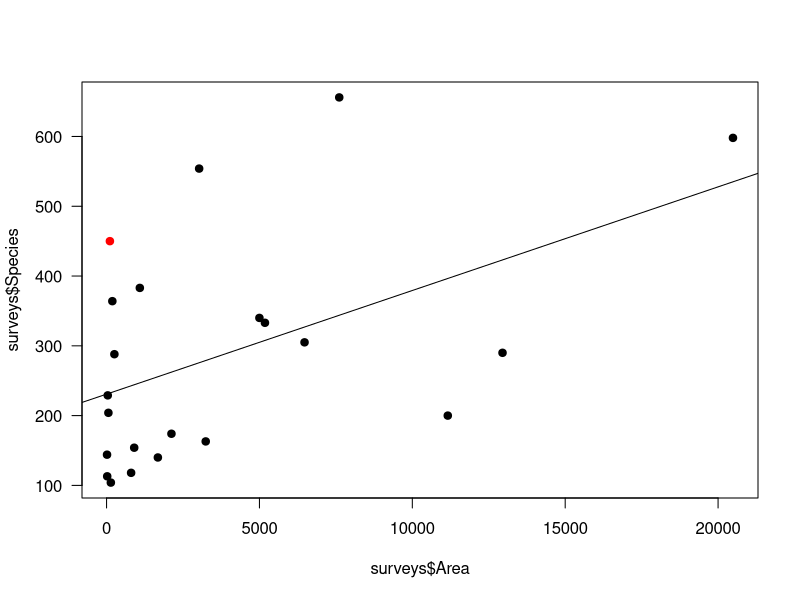
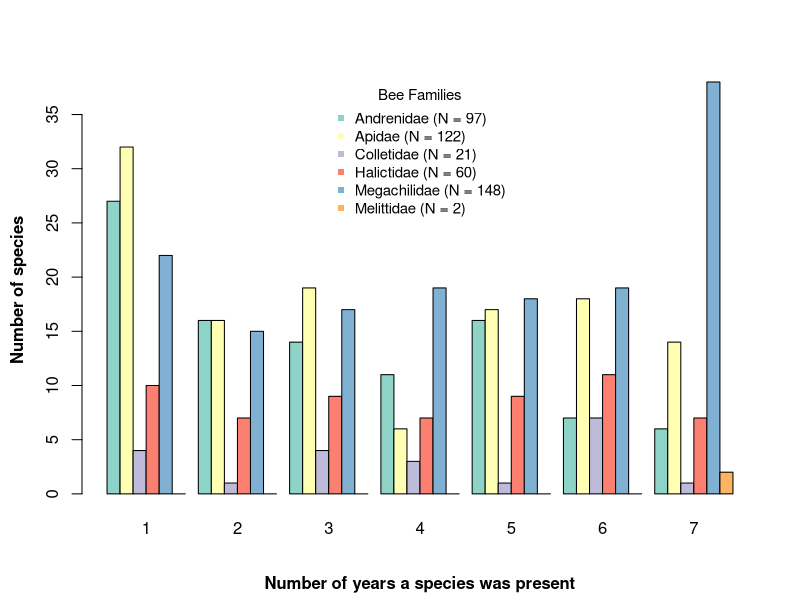
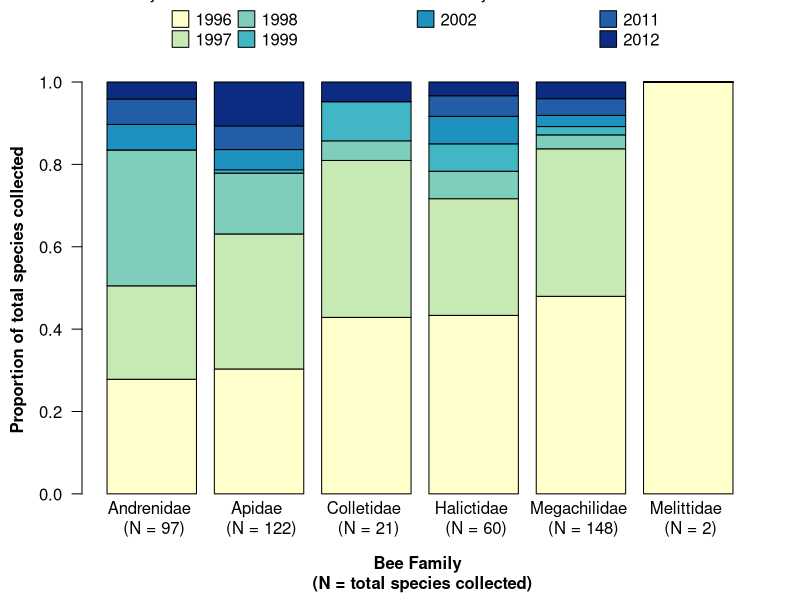

The R script that drew these images, in order: (Note: this script raises an error after producing the figures.)
##########################################################
####### Code for Pinnacles Biodiversity Paper ############
################# J. Meiners 2017 ########################

setwd("~/Dropbox/ResearchProjects/Biodiv Paper/Pinnacles_Bee_Biodiversity")
library(dplyr)
library(plyr)
library(RColorBrewer)
library(tidyverse)
library(reshape2)
library(ggplot2)

## Figure 1: Map made in ArcGIS using the file "loc_days_species.csv"

## Tables 1 & 2: Summary statistics of species and specimen numbers per year of study were calculated in excel using the file "Species_list.csv" (shared in Supplementary material)

## Figure 2a: Barplot comparisons across years
## Calculate how many years each species was collected
Species_years = read.csv("Species_list.csv", header = TRUE)
Species_years = subset(Species_years, Num_years != "NA", select = c("Family", "Species", "Num_years"))
## Group species by family and number of years recorded
fam_years = Species_years %>%
  dplyr::group_by(Family, Num_years) %>%
  dplyr::summarise(count = n())
## Calculate number of species per family
fam_num = Species_years %>%
  dplyr::group_by(Family) %>%
  dplyr::summarise(species_per_family = n())
## Coerce into crostab
spyears <- dcast(fam_years, Family~Num_years, value.var="count")
spyears = spyears %>% remove_rownames %>% column_to_rownames(var="Family")
spyears[is.na(spyears)] <- 0

# par(mfrow=c(2,1))
# quartz(width = 4.5, height = 6)
quartz(width = 9, height = 5)
# par(mar=c(5,4.5,5.5,4)) 
###### Side by side barplot #######
tiff(filename = "Biodiv_Fig2a.tiff", units = "in", compression = "lzw", res = 300, width = 9, height = 5)
spyears = as.matrix(spyears)
names_leg=c("Andrenidae (N = 97)", "Apidae (N = 122)" , "Colletidae (N = 21)", "Halictidae (N = 60)", "Megachilidae (N = 148)", "Melittidae (N = 2)")
barplot(spyears, beside = TRUE, col=brewer.pal(n = 6, name = "Set3"))
mtext(side = 2, line = 2.75, text = "Number of species", font = 2)
mtext(side = 1, line = 3.75, text = "Number of years a species was present", font = 2)
legend("top", names_leg, pch=15, cex = 0.9, col=brewer.pal(n = 6, name = "Set3"), bty="n", title = "Bee Families")
dev.off() # run this line after figure code to finish saving out figure to file


## Figure 2b: Family accumulation over years
Prop_specyear <- read.csv("SpeciesinFamily_450.csv", header = TRUE, row.names = 1)
years = c("All96", "New97", "New98", "New99", "New02", "New11", "New12")

prop_years = Prop_specyear[,years]/rowSums(Prop_specyear[,years])
totals = rowSums(Prop_specyear[,years])

quartz(width = 9, height = 5)
# par(mar=c(5,4.5,5.5,4)) 
tiff(filename = "Biodiv_Fig2b.tiff", units = "in", compression = "lzw", res = 300, width = 9, height = 5)
color.vec = brewer.pal(n = 7, name = "YlGnBu")
barplot(t(prop_years), las=1, col=color.vec,
             names=c("Andrenidae \n (N = 97)", "Apidae \n (N = 122)" , "Colletidae \n (N = 21)", "Halictidae \n (N = 60)", "Megachilidae \n (N = 148)", "Melittidae \n (N = 2)"))
mtext(side = 2, line = 2.75, text = "Proportion of total species collected", font = 2)
mtext(side = 1, line = 3.75, text = "Bee Family \n (N = total species collected)", font = 2)

years_leg = c("1996", "1997", "1998", "1999", "2002", "2011", "2012")
legend(5, 1.25, legend=years_leg[6:7], bty = "n",  xpd=NA, ncol=1, pch=22, pt.bg=color.vec[6:7], pt.cex=2.5, inset=c(-0.15) ,text.font = 1, title = "Current Collection Years")
legend(3.5,1.25, legend=years_leg[5], bty = "n", xpd=NA, ncol=1, pch=22, pt.bg=color.vec[5], pt.cex=2.5, inset=c(-0.15) ,text.font = 1, title = "Bowl Study")
legend(0.3,1.25, legend=years_leg[1:4], bty = "n", xpd=NA, ncol=2, pch=22, pt.bg=color.vec[1:4], pt.cex=2.5, inset=c(-0.15) ,text.font = 1, title = "Early Museum Collection Years")
dev.off() # run this line after figure code to finish saving out figure to file

#################### TO DO ###################### delete this line when done
## Figure 3: Habitat type rarefaction curve
#################### need to find and add data and code for this from other file


## Table 3: full data for these rank abundance summaries is shared in Supplementary material


## Figure 4: Map made in ARCGis using data from file "Study_comparison.csv"


#### Figure 5: Study comparison (Data from Table S1) ## Clean this up to only what is necessary for fig.

surveys = read.csv("Study_comparison.csv", header = TRUE) # may need to add 'stringsAsFactors = FALSE' if not importing correctly
names(surveys)
dim(surveys)

pinn_col = rep("black", times=length(surveys[,1]))
pinn_col[which(surveys$Study=="Pinnacles National Park, CA")]="red"

plot(surveys$Species ~ surveys$Area, las=1, pch=19, col = pinn_col)
lin_mod = lm(surveys$Species ~ surveys$Area)
abline(lin_mod)
text("topright", paste("R2=",round(summary(lin_mod)$ r.squared, digits=3), sep=""))
text(topright, paste("p-value=",round(summary(lin_mod)$ coefficients[[2,4]], digits=3), sep=""))
mtext("Linear model", line = 1, font=2)

plot(bee$Species ~ log(bee$Area), las=1, pch=19, col = pinn_col)
log_mod = lm(bee$Species ~ log(bee$Area))
abline(log_mod)
text(x=2.5, y=600, paste("R2=",round(summary(log_mod)$ r.squared, digits=3), sep=""))
text(x=2.5, y=550, paste("p-value=",round(summary(log_mod)$ coefficients[[2,4]], digits=3), sep=""))
mtext("Logarithmic model", line = 1, font=2)

plot(log(surveys$Species) ~ log(surveys$Area), las=1, pch=19, col = pinn_col)
power_mod = lm(log(surveys$Species) ~ log(surveys$Area))
abline(power_mod)
text(x=2.5, y=6.25, paste("R2=",round(summary(power_mod)$ r.squared, digits=3), sep=""))
text(x=2.5, y=6.1, paste("p-value=",round(summary(power_mod)$ coefficients[[2,4]], digits=3), sep=""))
mtext("power-law model", line = 1, font=2)

##Look for largest residual
plot(residuals(power_mod) ~ log(surveys$Area), las=1, pch=19, ylim=c(-max(abs(residuals(power_mod))),  max(abs(residuals(power_mod))) ), col = pinn_col)
abline(h=0, col="gray")
abline(h = c(-residuals(power_mod)[which(surveys$Study=="Pinnacles National Park, CA")], residuals(power_mod)[which(surveys$Study=="Pinnacles National Park, CA")]), lty=2, col="darkred")

##Convert to a percentage of predicted. 
percent_deviation_A = (surveys$Species - exp(predict(power_mod)))/exp(predict(power_mod))*100
sort_order = rev(order(percent_deviation_A))
percent_deviation = percent_deviation_A[sort_order]
bar_col = rep("gray20", times = length(surveys[,1]))
bar_col[which(percent_deviation>0)]="gray80"

beta = power_mod$coefficients
area_range = seq(from = min(surveys$Area), to = max(surveys$Area), length.out=300)
pred_species = exp(beta[1]+beta[2]*log(area_range))

quartz(width=11, height=6)
par(mfrow=c(1,2))
par(mar=c(5.5, 5, 2, 2)+0.1)
surveys_col = rep("gray20", times = length(surveys[,1]))
surveys_col[which(percent_deviation_A>0)]="gray80"
plot(surveys$Species ~ surveys$Area, las=1, pch=21, bg = surveys_col, ylab="Number of species", xlab="Area (sq. km.)")
points(x = area_range, y = pred_species, type='l', lwd=2)
points(x = area_range[which(surveys$Study=="Pinnacles National Park, CA")],
       y = pred_species[which(surveys$Study=="Pinnacles National Park, CA")],
       pch=21, cex=3)

par(mar=c(15, 6, 2, 2)+0.1)
barplot(height = percent_deviation, las=2, names.arg = surveys$Study[sort_order], yaxs = 'r', ylab = "Observed relative to predicted\nspecies per area (%)", col = bar_col)
abline(h=0)
box(which="plot")
legend("topright", legend = c("> predicted", "< predicted"), pch=22, pt.bg = c("gray80", "gray20"), pt.cex=2, inset=0.05, bty='n')
axis(side = 1, at = seq(from = 0.75, by = 1.2, length.out=length(surveys[,1])), labels=FALSE)

par(mfrow=c(1,2))
par(mar=c(5.5, 5, 2, 2)+0.1)
surveys_col = rep("gray20", times = length(surveys[,1]))
surveys_col[which(percent_deviation_A>0)]="gray80"
plot(log(surveys$Species) ~ log(surveys$Area), las=1, pch=21, bg = surveys_col, ylab="log_e(Number of species)", xlab="log_e(Area (sq. km.))")
points(x = log(surveys$Area), y = predict(power_mod), type='l', lwd=2)
points(x = log(surveys$Area)[which(surveys$Study=="Pinnacles National Park, CA")],
       y = log(surveys$Species)[which(surveys$Study=="Pinnacles National Park, CA")],
       pch=21, cex=3)

par(mar=c(15, 6, 2, 2)+0.1)
barplot(height = percent_deviation, las=2, names.arg = surveys$Study[sort_order], yaxs = 'r', ylab = "Observed relative to predicted\nspecies per area (%)", col = bar_col)
abline(h=0)
box(which="plot")
legend("topright", legend = c("> predicted", "< predicted"), pch=22, pt.bg = c("gray80", "gray20"), pt.cex=2, inset=0.05, bty='n')
axis(side = 1, at = seq(from = 0.75, by = 1.2, length.out=length(surveys[,1])), labels=FALSE)


